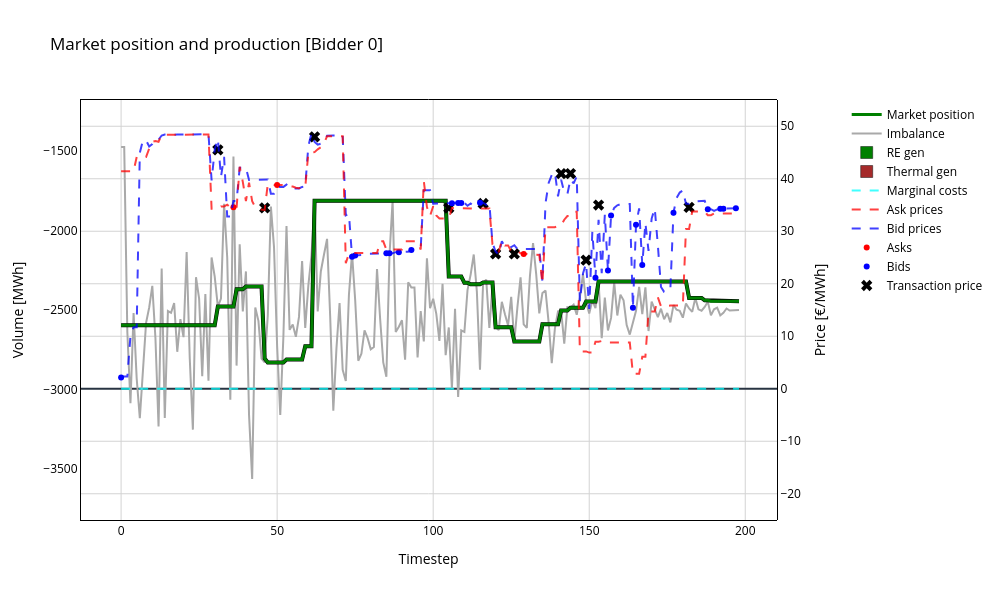
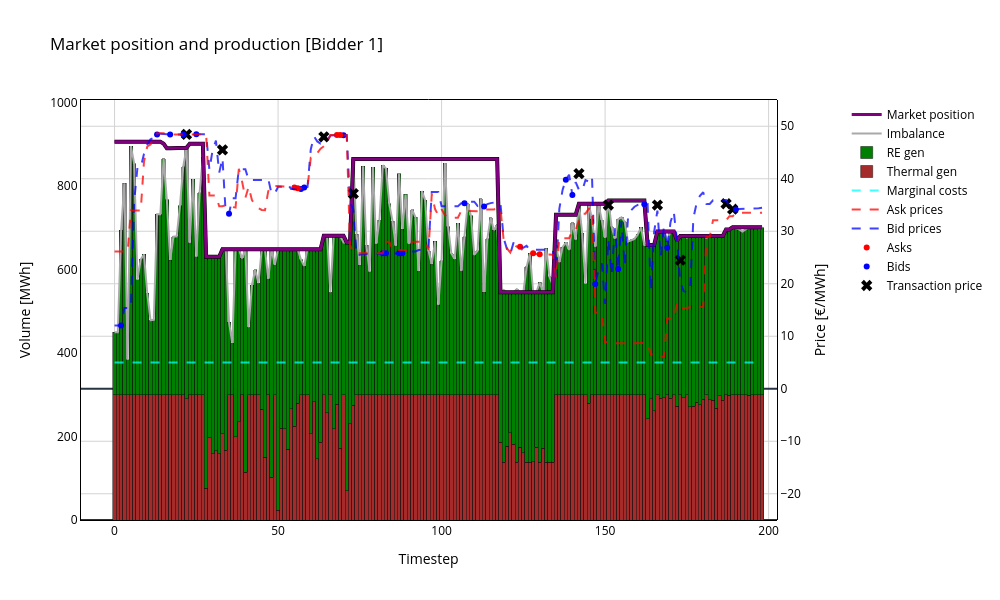
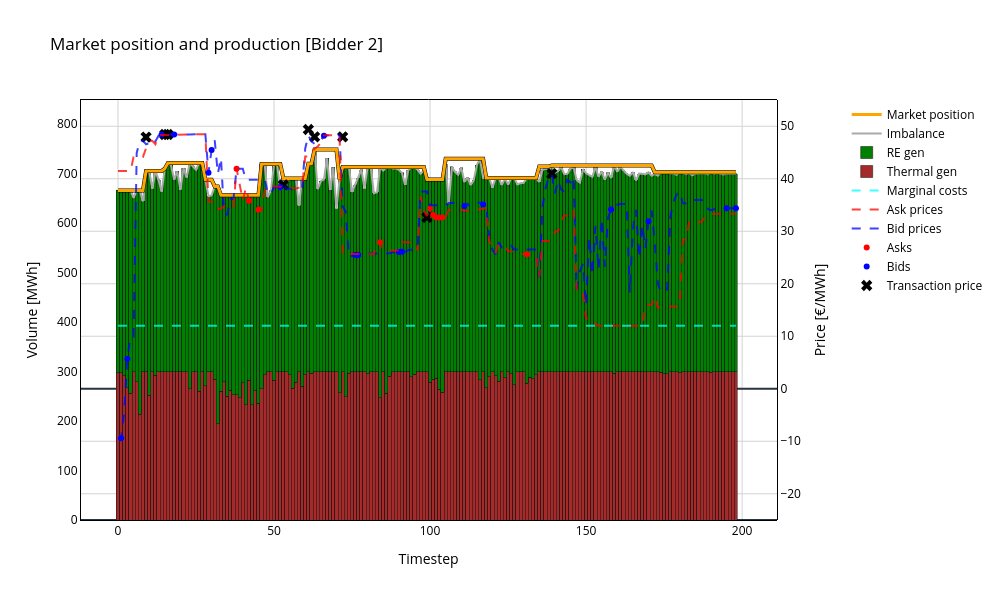
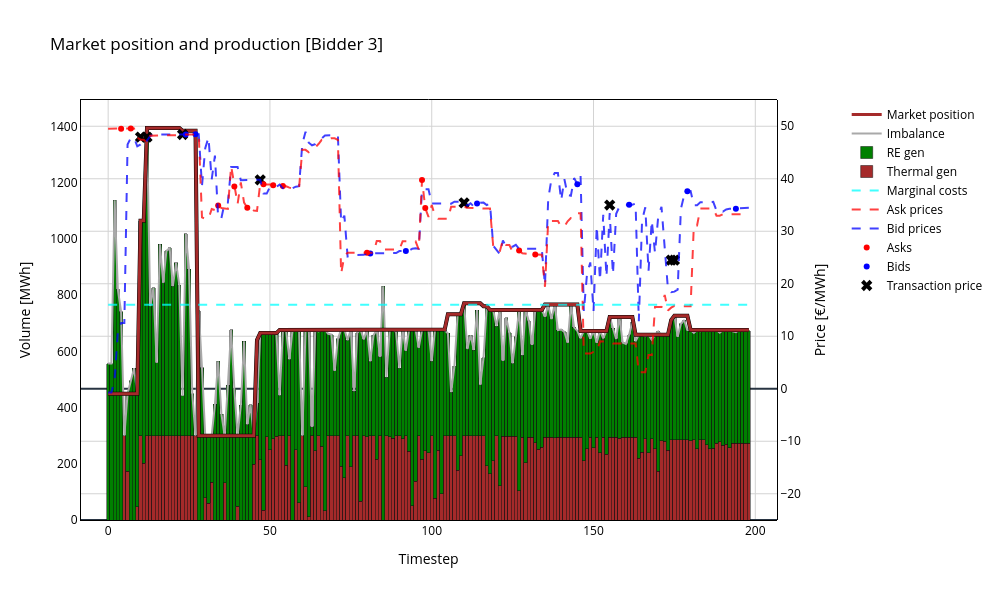

Notebook source saved alongside these figures, in order:
### Code cell
### Imbalance vs Production

for bidder in range(n):
    fig = go.Figure()

    # Add marker for 'transaction price'
    fig.add_trace(go.Scatter(
        x=df_bid_logs.loc[df_bid_logs['bidder'] == bidder].index,
        y=df_bid_logs.loc[df_bid_logs['bidder'] == bidder, 'transaction_price'],
        mode='markers',
        name=f'Transaction price',
        line=dict(width=2, color=match_color),
        marker=dict(symbol='x', size=10), 
        yaxis='y'
    ))

    # Add marker for 'bid price'
    fig.add_trace(go.Scatter(
        x=df_bid_logs.loc[(df_bid_logs['bidder'] == bidder) & (df_bid_logs['match_flag'] == 'bid')].index,
        y=df_bid_logs.loc[(df_bid_logs['bidder'] == bidder) & (df_bid_logs['match_flag'] == 'bid'), 'price'],
        mode='markers',
        name=f'Bids',
        line=dict(width=2, color=bid_color),  # Adjust line width if necessary
        yaxis='y'
    ))

    # Add marker for 'ask price'
    fig.add_trace(go.Scatter(
        x=df_bid_logs.loc[(df_bid_logs['bidder'] == bidder) & (df_bid_logs['match_flag'] == 'ask')].index,
        y=df_bid_logs.loc[(df_bid_logs['bidder'] == bidder) & (df_bid_logs['match_flag'] == 'ask'), 'price'],
        mode='markers',
        name=f'Asks',
        line=dict(width=2, color=ask_color),  # Adjust line width if necessary
        yaxis='y'
    ))
        
    # Add line for 'Actual prices'
    fig.add_trace(go.Scatter(
        x=df_bid_prices.index,
        y=df_bid_prices[f'bidder_{bidder}'],
        mode='lines',
        name='Bid prices',
        yaxis='y',
        opacity=0.75,
        line=dict(width=2, color=bid_color, dash='dash')  # Adjust line width if necessary
    ))
    
    # Add line for 'Actual prices'
    fig.add_trace(go.Scatter(
        x=df_ask_prices.index,
        y=df_ask_prices[f'bidder_{bidder}'],
        mode='lines',
        name='Ask prices',
        yaxis='y',
        opacity=0.75,
        line=dict(width=2, color=ask_color, dash='dash')  # Adjust line width if necessary
    ))
    
    # Add line for 'Marginal costs'
    fig.add_trace(go.Scatter(
        x=df_bid_logs.index,
        y=[df_bidders['true_costs'][bidder]] * len(df_bid_logs),
        mode='lines',
        name='Marginal costs',
        yaxis='y',
        opacity=0.75,
        line=dict(width=2, color=marginal_cost_color, dash='dash')  # Adjust line width if necessary
    ))
    
    # Add bar for 'Thermal prod'
    fig.add_trace(go.Bar(
        x=df_x_th_gen[f'bidder_{bidder}'].index,
        y=df_x_th_gen[f'bidder_{bidder}'],
        name='Thermal gen',
        width=1,
        yaxis='y2',
        marker=dict(color='brown'),
    ))
    
    # Add bar for 'RE prod'
    fig.add_trace(go.Bar(
        x=df_x_re_gen[f'bidder_{bidder}'].index,
        y=df_x_re_gen[f'bidder_{bidder}'],
        name='RE gen',
        width=1,
        yaxis='y2',
        marker=dict(color='green'),
    ))
    
    # Add line for 'Imbalance'
    fig.add_trace(go.Scatter(
        x=df_imbalances[f'bidder_{bidder}'].index,
        y=df_imbalances[f'bidder_{bidder}'] + df_market_positions[f'bidder_{bidder}'],
        mode='lines',
        name='Imbalance',
        yaxis='y2',
        line=dict(width=2, color=imbalance_color)  # Adjust line width if necessary
    ))
    
    # Add outline for 'market position'
    fig.add_trace(go.Scatter(
        x=df_market_positions[f'bidder_{bidder}'].index,
        y=df_market_positions[f'bidder_{bidder}'],
        mode='lines',
        name=f'Market position outline',
        showlegend=False,
        line=dict(width=4, color='black'),  # Adjust line width if necessary
        yaxis='y2'
    ))

    # Add line for 'market position'
    fig.add_trace(go.Scatter(
        x=df_market_positions[f'bidder_{bidder}'].index,
        y=df_market_positions[f'bidder_{bidder}'],
        mode='lines',
        name=f'Market position',
        line=dict(width=3, color=bidder_colors[bidder]),  # Adjust line width if necessary
        yaxis='y2'
    ))
    
    demand_mean = -2500
    max_imbalance = df_imbalances[f'bidder_{bidder}'].abs().max()
    min_market_position = df_market_positions[f'bidder_{bidder}'].min()
    max_market_position = df_market_positions[f'bidder_{bidder}'].max()
    
    range_y = [min_price - 5, max_price + 5]
    range_y2 = [min(0, min_market_position - 100), max_market_position + 100] if bidder != 0 else [demand_mean - max_imbalance, demand_mean + max_imbalance]
    
    # Update layout
    fig.update_layout(
        title=f'Market position and production [Bidder {bidder}]',
        barmode='stack',
        width=width,
        height=height,
        plot_bgcolor=background,
        paper_bgcolor=paper_bgcolor,
        font_color=font_color,
        xaxis=dict(
            title='Timestep',
            mirror=True,
            showline=True,
            linecolor=axis_color,
            gridcolor=grid_color,
        ),
        yaxis=dict(
            title='Price [€/MWh]',
            side='right',
            overlaying='y2',
            position=1,
            range=range_y,
            tickcolor=grid_color,
            showline=True,
            linecolor=axis_color,
            gridcolor=grid_color,
        ),
        yaxis2=dict(
            title='Volume [MWh]',
            position=0,
            range=range_y2,
            ticks='',
            showline=True,
            linecolor=axis_color,
            gridcolor=grid_color,
            showgrid=False,
            ),
        legend=dict(
            x=1.1
        ),
        #shapes=frame, 
    )
    
    # Show the plot
    fig.show()

### Figure 1 — Plotly figure (JSON) as saved in the notebook; plotly's stock layout.template omitted (floating-point values rounded to 4 significant figures; data arrays with more than 128 entries replaced by an {"elided": "..."} marker saying what was removed)
{"data": [{"line": {"color": "black", "width": 2}, "marker": {"size": 10, "symbol": "x"}, "mode": "markers", "name": "Transaction price", "x": [0, 31, 36, 46, 50, 62, 74, 75, 85, 86, 89, 93, 105, 106, 108, 109, 115, 116, 120, 126, 129, 141, 144, 149, 152, 153, 156, 157, 164, 165, 167, 177, 182, 188, 192, 193, 197], "y": [null, 45.49, null, 34.46, null, 47.99, null, null, null, null, null, null, 34.43, null, null, null, null, 35.29, 25.69, 25.69, null, 40.99, 40.99, 24.5, null, 34.99, null, null, null, null, null, null, 34.55, null, null, null, null], "yaxis": "y", "type": "scatter"}, {"line": {"color": "blue", "width": 2}, "mode": "markers", "name": "Bids", "x": [0, 74, 75, 85, 86, 89, 93, 106, 108, 109, 115, 152, 156, 157, 164, 165, 167, 177, 188, 192, 193, 197], "y": [2.154, 25.15, 25.36, 25.8, 25.8, 26.02, 26.44, 35.35, 35.38, 35.39, 35.42, 21.16, 22.52, 32.99, 15.45, 31.24, 23.59, 33.55, 34.2, 34.26, 34.28, 34.4], "yaxis": "y", "type": "scatter"}, {"line": {"color": "red", "width": 2}, "mode": "markers", "name": "Asks", "x": [36, 50, 129], "y": [34.55, 38.82, 25.68], "yaxis": "y", "type": "scatter"}, {"line": {"color": "blue", "dash": "dash", "width": 2}, "mode": "lines", "name": "Bid prices", "opacity": 0.75, "x": {"elided": "199 int values"}, "y": {"elided": "199 float values"}, "yaxis": "y", "type": "scatter"}, {"line": {"color": "red", "dash": "dash", "width": 2}, "mode": "lines", "name": "Ask prices", "opacity": 0.75, "x": {"elided": "199 int values"}, "y": {"elided": "199 float values"}, "yaxis": "y", "type": "scatter"}, {"line": {"color": "cyan", "dash": "dash", "width": 2}, "mode": "lines", "name": "Marginal costs", "opacity": 0.75, "x": {"elided": "199 int values"}, "y": {"elided": "199 float values"}, "yaxis": "y", "type": "scatter"}, {"marker": {"color": "brown"}, "name": "Thermal gen", "width": 1, "x": {"elided": "199 int values"}, "y": {"elided": "199 float values"}, "yaxis": "y2", "type": "bar"}, {"marker": {"color": "green"}, "name": "RE gen", "width": 1, "x": {"elided": "199 int values"}, "y": {"elided": "199 float values"}, "yaxis": "y2", "type": "bar"}, {"line": {"color": "darkgrey", "width": 2}, "mode": "lines", "name": "Imbalance", "x": {"elided": "199 int values"}, "y": {"elided": "199 float values"}, "yaxis": "y2", "type": "scatter"}, {"line": {"color": "black", "width": 4}, "mode": "lines", "name": "Market position outline", "showlegend": false, "x": {"elided": "199 int values"}, "y": {"elided": "199 float values"}, "yaxis": "y2", "type": "scatter"}, {"line": {"color": "green", "width": 3}, "mode": "lines", "name": "Market position", "x": {"elided": "199 int values"}, "y": {"elided": "199 float values"}, "yaxis": "y2", "type": "scatter"}], "layout": {"font": {"color": "black"}, "xaxis": {"title": {"text": "Timestep"}, "mirror": true, "showline": true, "linecolor": "black", "gridcolor": "lightgrey"}, "yaxis": {"title": {"text": "Price [€/MWh]"}, "side": "right", "overlaying": "y2", "position": 1, "range": [-25, 55], "tickcolor": "lightgrey", "showline": true, "linecolor": "black", "gridcolor": "lightgrey"}, "yaxis2": {"title": {"text": "Volume [MWh]"}, "position": 0, "range": [-3820.0, -1180.0], "ticks": "", "showline": true, "linecolor": "black", "gridcolor": "lightgrey", "showgrid": false}, "legend": {"x": 1.1}, "title": {"text": "Market position and production [Bidder 0]"}, "barmode": "stack", "width": 1000, "height": 600, "plot_bgcolor": "white", "paper_bgcolor": "white"}}

### Figure 2 — Plotly figure (JSON) as saved in the notebook; plotly's stock layout.template omitted (floating-point values rounded to 4 significant figures; data arrays with more than 128 entries replaced by an {"elided": "..."} marker saying what was removed)
{"data": [{"line": {"color": "black", "width": 2}, "marker": {"size": 10, "symbol": "x"}, "mode": "markers", "name": "Transaction price", "x": [2, 13, 17, 21, 22, 25, 33, 35, 55, 56, 57, 58, 64, 68, 69, 70, 73, 82, 83, 87, 88, 107, 113, 124, 128, 130, 138, 140, 142, 147, 151, 154, 162, 166, 169, 173, 187, 189, 190], "y": [null, null, null, null, 48.44, null, 45.49, null, null, null, null, null, 47.99, null, null, null, 37.18, null, null, null, null, null, null, null, null, null, null, null, 40.99, null, 34.99, null, null, 34.99, null, 24.5, 35.24, 34.2, null], "yaxis": "y", "type": "scatter"}, {"line": {"color": "blue", "width": 2}, "mode": "markers", "name": "Bids", "x": [2, 13, 17, 21, 25, 35, 57, 58, 70, 82, 83, 87, 88, 107, 113, 138, 140, 147, 154, 162, 169, 190], "y": [12.06, 48.42, 48.42, 48.44, 48.46, 33.33, 38.06, 38.35, 48.3, 25.79, 25.8, 25.8, 25.8, 35.35, 34.72, 39.83, 36.9, 19.97, 22.8, 35.15, 26.87, 34.15], "yaxis": "y", "type": "scatter"}, {"line": {"color": "red", "width": 2}, "mode": "markers", "name": "Asks", "x": [55, 56, 68, 69, 124, 128, 130], "y": [38.31, 38.2, 48.32, 48.31, 27.04, 25.8, 25.63], "yaxis": "y", "type": "scatter"}, {"line": {"color": "blue", "dash": "dash", "width": 2}, "mode": "lines", "name": "Bid prices", "opacity": 0.75, "x": {"elided": "199 int values"}, "y": {"elided": "199 float values"}, "yaxis": "y", "type": "scatter"}, {"line": {"color": "red", "dash": "dash", "width": 2}, "mode": "lines", "name": "Ask prices", "opacity": 0.75, "x": {"elided": "199 int values"}, "y": {"elided": "199 float values"}, "yaxis": "y", "type": "scatter"}, {"line": {"color": "cyan", "dash": "dash", "width": 2}, "mode": "lines", "name": "Marginal costs", "opacity": 0.75, "x": {"elided": "199 int values"}, "y": {"elided": "199 float values"}, "yaxis": "y", "type": "scatter"}, {"marker": {"color": "brown"}, "name": "Thermal gen", "width": 1, "x": {"elided": "199 int values"}, "y": {"elided": "199 float values"}, "yaxis": "y2", "type": "bar"}, {"marker": {"color": "green"}, "name": "RE gen", "width": 1, "x": {"elided": "199 int values"}, "y": {"elided": "199 float values"}, "yaxis": "y2", "type": "bar"}, {"line": {"color": "darkgrey", "width": 2}, "mode": "lines", "name": "Imbalance", "x": {"elided": "199 int values"}, "y": {"elided": "199 float values"}, "yaxis": "y2", "type": "scatter"}, {"line": {"color": "black", "width": 4}, "mode": "lines", "name": "Market position outline", "showlegend": false, "x": {"elided": "199 int values"}, "y": {"elided": "199 float values"}, "yaxis": "y2", "type": "scatter"}, {"line": {"color": "purple", "width": 3}, "mode": "lines", "name": "Market position", "x": {"elided": "199 int values"}, "y": {"elided": "199 float values"}, "yaxis": "y2", "type": "scatter"}], "layout": {"font": {"color": "black"}, "xaxis": {"title": {"text": "Timestep"}, "mirror": true, "showline": true, "linecolor": "black", "gridcolor": "lightgrey"}, "yaxis": {"title": {"text": "Price [€/MWh]"}, "side": "right", "overlaying": "y2", "position": 1, "range": [-25, 55], "tickcolor": "lightgrey", "showline": true, "linecolor": "black", "gridcolor": "lightgrey"}, "yaxis2": {"title": {"text": "Volume [MWh]"}, "position": 0, "range": [0, 1006.0], "ticks": "", "showline": true, "linecolor": "black", "gridcolor": "lightgrey", "showgrid": false}, "legend": {"x": 1.1}, "title": {"text": "Market position and production [Bidder 1]"}, "barmode": "stack", "width": 1000, "height": 600, "plot_bgcolor": "white", "paper_bgcolor": "white"}}

### Figure 3 — Plotly figure (JSON) as saved in the notebook; plotly's stock layout.template omitted (floating-point values rounded to 4 significant figures; data arrays with more than 128 entries replaced by an {"elided": "..."} marker saying what was removed)
{"data": [{"line": {"color": "black", "width": 2}, "marker": {"size": 10, "symbol": "x"}, "mode": "markers", "name": "Transaction price", "x": [1, 3, 9, 14, 15, 16, 18, 29, 30, 38, 42, 45, 52, 53, 61, 63, 66, 72, 76, 77, 84, 90, 91, 99, 100, 101, 102, 103, 104, 111, 117, 131, 139, 158, 170, 195, 198], "y": [null, null, 47.94, null, 48.42, 48.42, null, null, null, null, null, null, null, 38.82, 49.38, 47.99, null, 47.99, null, null, null, null, null, 32.64, null, null, null, null, null, null, null, null, 40.99, null, null, null, null], "yaxis": "y", "type": "scatter"}, {"line": {"color": "blue", "width": 2}, "mode": "markers", "name": "Bids", "x": [1, 3, 14, 18, 29, 30, 52, 66, 76, 77, 90, 91, 111, 117, 158, 170, 195, 198], "y": [-9.428, 5.71, 48.42, 48.41, 41.14, 45.49, 38.44, 48.21, 25.45, 25.49, 26.06, 26.08, 34.82, 35.12, 34.13, 31.9, 34.37, 34.4], "yaxis": "y", "type": "scatter"}, {"line": {"color": "red", "width": 2}, "mode": "markers", "name": "Asks", "x": [38, 42, 45, 84, 100, 101, 102, 103, 104, 131], "y": [41.9, 35.8, 34.09, 27.9, 34.32, 33.11, 32.63, 32.63, 32.62, 25.61], "yaxis": "y", "type": "scatter"}, {"line": {"color": "blue", "dash": "dash", "width": 2}, "mode": "lines", "name": "Bid prices", "opacity": 0.75, "x": {"elided": "199 int values"}, "y": {"elided": "199 float values"}, "yaxis": "y", "type": "scatter"}, {"line": {"color": "red", "dash": "dash", "width": 2}, "mode": "lines", "name": "Ask prices", "opacity": 0.75, "x": {"elided": "199 int values"}, "y": {"elided": "199 float values"}, "yaxis": "y", "type": "scatter"}, {"line": {"color": "cyan", "dash": "dash", "width": 2}, "mode": "lines", "name": "Marginal costs", "opacity": 0.75, "x": {"elided": "199 int values"}, "y": {"elided": "199 float values"}, "yaxis": "y", "type": "scatter"}, {"marker": {"color": "brown"}, "name": "Thermal gen", "width": 1, "x": {"elided": "199 int values"}, "y": {"elided": "199 float values"}, "yaxis": "y2", "type": "bar"}, {"marker": {"color": "green"}, "name": "RE gen", "width": 1, "x": {"elided": "199 int values"}, "y": {"elided": "199 float values"}, "yaxis": "y2", "type": "bar"}, {"line": {"color": "darkgrey", "width": 2}, "mode": "lines", "name": "Imbalance", "x": {"elided": "199 int values"}, "y": {"elided": "199 float values"}, "yaxis": "y2", "type": "scatter"}, {"line": {"color": "black", "width": 4}, "mode": "lines", "name": "Market position outline", "showlegend": false, "x": {"elided": "199 int values"}, "y": {"elided": "199 float values"}, "yaxis": "y2", "type": "scatter"}, {"line": {"color": "orange", "width": 3}, "mode": "lines", "name": "Market position", "x": {"elided": "199 int values"}, "y": {"elided": "199 float values"}, "yaxis": "y2", "type": "scatter"}], "layout": {"font": {"color": "black"}, "xaxis": {"title": {"text": "Timestep"}, "mirror": true, "showline": true, "linecolor": "black", "gridcolor": "lightgrey"}, "yaxis": {"title": {"text": "Price [€/MWh]"}, "side": "right", "overlaying": "y2", "position": 1, "range": [-25, 55], "tickcolor": "lightgrey", "showline": true, "linecolor": "black", "gridcolor": "lightgrey"}, "yaxis2": {"title": {"text": "Volume [MWh]"}, "position": 0, "range": [0, 848.9], "ticks": "", "showline": true, "linecolor": "black", "gridcolor": "lightgrey", "showgrid": false}, "legend": {"x": 1.1}, "title": {"text": "Market position and production [Bidder 2]"}, "barmode": "stack", "width": 1000, "height": 600, "plot_bgcolor": "white", "paper_bgcolor": "white"}}

### Figure 4 — Plotly figure (JSON) as saved in the notebook; plotly's stock layout.template omitted (floating-point values rounded to 4 significant figures; data arrays with more than 128 entries replaced by an {"elided": "..."} marker saying what was removed)
{"data": [{"line": {"color": "black", "width": 2}, "marker": {"size": 10, "symbol": "x"}, "mode": "markers", "name": "Transaction price", "x": [4, 7, 10, 12, 23, 24, 27, 34, 39, 43, 47, 48, 51, 54, 80, 81, 92, 97, 98, 110, 114, 127, 132, 145, 155, 161, 174, 175, 179, 194], "y": [null, null, 47.94, 47.94, 48.43, null, null, null, null, null, 39.77, null, null, null, null, null, null, null, null, 35.39, null, null, null, null, 34.99, null, 24.5, 24.5, null, null], "yaxis": "y", "type": "scatter"}, {"line": {"color": "blue", "width": 2}, "mode": "markers", "name": "Bids", "x": [24, 27, 81, 92, 114, 145, 161, 179, 194], "y": [48.43, 48.47, 25.76, 26.25, 35.29, 38.96, 35.07, 37.62, 34.3], "yaxis": "y", "type": "scatter"}, {"line": {"color": "red", "width": 2}, "mode": "markers", "name": "Asks", "x": [4, 7, 34, 39, 43, 48, 51, 54, 80, 97, 98, 127, 132], "y": [49.54, 49.55, 34.92, 38.5, 34.46, 38.95, 38.77, 38.64, 25.9, 39.76, 34.43, 26.35, 25.57], "yaxis": "y", "type": "scatter"}, {"line": {"color": "blue", "dash": "dash", "width": 2}, "mode": "lines", "name": "Bid prices", "opacity": 0.75, "x": {"elided": "199 int values"}, "y": {"elided": "199 float values"}, "yaxis": "y", "type": "scatter"}, {"line": {"color": "red", "dash": "dash", "width": 2}, "mode": "lines", "name": "Ask prices", "opacity": 0.75, "x": {"elided": "199 int values"}, "y": {"elided": "199 float values"}, "yaxis": "y", "type": "scatter"}, {"line": {"color": "cyan", "dash": "dash", "width": 2}, "mode": "lines", "name": "Marginal costs", "opacity": 0.75, "x": {"elided": "199 int values"}, "y": {"elided": "199 float values"}, "yaxis": "y", "type": "scatter"}, {"marker": {"color": "brown"}, "name": "Thermal gen", "width": 1, "x": {"elided": "199 int values"}, "y": {"elided": "199 float values"}, "yaxis": "y2", "type": "bar"}, {"marker": {"color": "green"}, "name": "RE gen", "width": 1, "x": {"elided": "199 int values"}, "y": {"elided": "199 float values"}, "yaxis": "y2", "type": "bar"}, {"line": {"color": "darkgrey", "width": 2}, "mode": "lines", "name": "Imbalance", "x": {"elided": "199 int values"}, "y": {"elided": "199 float values"}, "yaxis": "y2", "type": "scatter"}, {"line": {"color": "black", "width": 4}, "mode": "lines", "name": "Market position outline", "showlegend": false, "x": {"elided": "199 int values"}, "y": {"elided": "199 float values"}, "yaxis": "y2", "type": "scatter"}, {"line": {"color": "brown", "width": 3}, "mode": "lines", "name": "Market position", "x": {"elided": "199 int values"}, "y": {"elided": "199 float values"}, "yaxis": "y2", "type": "scatter"}], "layout": {"font": {"color": "black"}, "xaxis": {"title": {"text": "Timestep"}, "mirror": true, "showline": true, "linecolor": "black", "gridcolor": "lightgrey"}, "yaxis": {"title": {"text": "Price [€/MWh]"}, "side": "right", "overlaying": "y2", "position": 1, "range": [-25, 55], "tickcolor": "lightgrey", "showline": true, "linecolor": "black", "gridcolor": "lightgrey"}, "yaxis2": {"title": {"text": "Volume [MWh]"}, "position": 0, "range": [0, 1494.0], "ticks": "", "showline": true, "linecolor": "black", "gridcolor": "lightgrey", "showgrid": false}, "legend": {"x": 1.1}, "title": {"text": "Market position and production [Bidder 3]"}, "barmode": "stack", "width": 1000, "height": 600, "plot_bgcolor": "white", "paper_bgcolor": "white"}}
